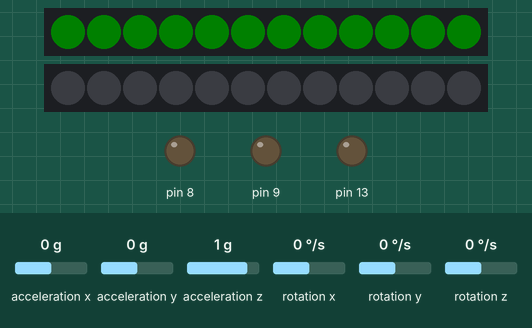
Simulated run of this sketch. Board: Arduino Uno, built with avr-gcc and run on an emulated ATmega328P. Shown: 2 × 12 RGB LEDs in strip order, left to right, output pins drawn as LEDs (lit = HIGH). The test bench sets the inputs (shaded band); at power-on: acceleration x 0 g, acceleration y 0 g, acceleration z 1 g, rotation x 0 °/s, rotation y 0 °/s, rotation z 0 °/s. Dim RGB values are drawn brighter than linear.

Above: at 0.1 s.
At 0.7 s:
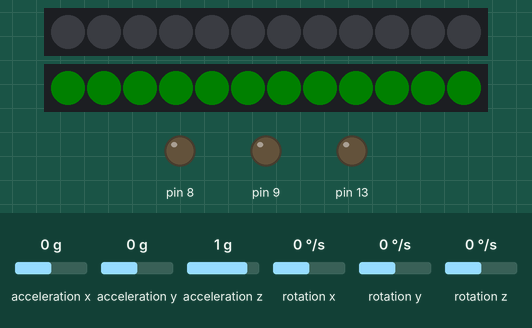
At 2.3 s:
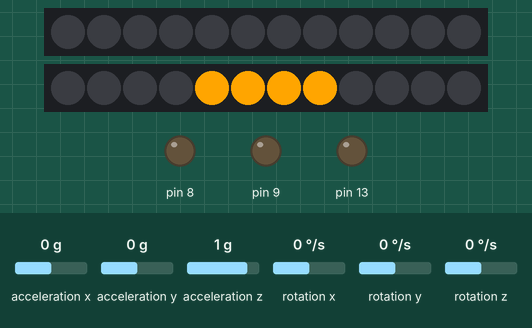

Measured:
- what the display in image 2 shows lasts 0.7 s, from 2.2 s to 2.9 s

The sketch:

project3B-BEST.ino
```cpp
/*  Creative Engineering with Mark Rober
 *    Final submission for Project #3
 *
 *    PROJECT 3B
 *    BEST - Bicycle Etiquette made SmarT
 *
 *
 *  USE AT YOUR OWN RISK
 *
 *  This code comes with no warrantees.
 *  It is probably not fit for use.
 *  There’s probably a better way to do it.
 *  You accept all consequences of downloading and/or running this code.
 *  Seriously, think what you’re doing. Use at your own risk.
 *  Don’t blame me if your house burns down.
 *
*/

// uncomment the following line to enable Serial prints

//#define DEBUG

#ifdef DEBUG
  #define DEBUG_PRINT(x)  Serial.print (x)
#else
  #define DEBUG_PRINT(x)
#endif
#ifdef DEBUG
  #define DEBUG_PRINTLN(x)  Serial.println (x)
#else
  #define DEBUG_PRINTLN(x)
#endif


#include <Adafruit_NeoPixel.h>
#ifdef __AVR__
#include <avr/power.h> // Required for 16 MHz Adafruit Trinket
#endif
#define PIXEL_PIN_LEFT        5
#define PIXEL_PIN_RIGHT        6
#define PIXEL_COUNT_LEFT 12
#define PIXEL_COUNT_RIGHT 12
Adafruit_NeoPixel strip_right (PIXEL_COUNT_RIGHT, PIXEL_PIN_RIGHT, NEO_GRB + NEO_KHZ800);
//Adafruit_NeoPixel strip (PIXEL_COUNT_RIGHT, PIXEL_PIN_RIGHT, NEO_GRB + NEO_KHZ800);
Adafruit_NeoPixel strip_left (PIXEL_COUNT_LEFT, PIXEL_PIN_LEFT, NEO_GRB + NEO_KHZ800);
#define DELAYVAL 50 // Time (in milliseconds) to pause between pixels


// uint32 colour is defined as:
//  red*256*256 + green*256 + blue
#define COLOUR_RED    16711680
#define COLOUR_BLACK  0
#define COLOUR_GREEN  65280
#define COLOUR_BLUE   255
#define COLOUR_YELLOW 16776960
#define COLOUR_ORANGE 16753920


// timer for the heartbeat signal (in multiples of TIMER2 cycles).
#define BLINKINGTIMER 32
#define BLINK_DURATION 4
bool timeToBlink = false;


#include <Wire.h>
#include <MPU6050.h>

MPU6050 mpuLeft;
MPU6050 mpuRight;


#define MPURIGHT  0x68
#define MPULEFT   0x69

boolean leftEnabled = false;
boolean rightEnabled = false;

boolean leftAnimation = false;
boolean rightAnimation = false;

boolean isthisthefirstrun = true;
boolean heartBeatToggle = false;

// size of the moving average window
#define MOVINGAVERAGE  16

// how many cycles your hand needs to be up to activate the turning animation
#define ARM_UP_COUNTER  4


// number of animations after you put your hand down
// this numbers requires more experimental validation
#define NUM_ANIMATIONS  10


// experimentally determined thresholds
// a more sophisticate algorithm is needed but for the time being these seems to work well enough.
#define ARM_UP_ROLL_THRESHOLD_LEFT 15
#define ARM_UP_ROLL_THRESHOLD_RIGHT -15


unsigned char animationCounter = 0;


// vectors used to store the last MOVINGAVERAGE samples
float maRollRight[MOVINGAVERAGE];
float maRollLeft[MOVINGAVERAGE];


//storage variables
boolean toggle0 = 0;
boolean toggle1 = 0;
boolean toggle2 = 0;
boolean newDataAvailable = false;

boolean timeToPlot = false;
boolean stripBlink = false;


boolean isLeftArmUp = false;
unsigned int leftArmUpCounter = 0;

boolean isRightArmUp = false;
unsigned int rightArmUpCounter = 0;

// Timers
unsigned long timer = 0;
unsigned long blinkingCounter = 0;
float timeStep = 0.01;


// Pitch, Roll and Yaw values
float pitchR = 0;
float rollR = 0;
float yawR = 0;
float pitchL = 0;
float rollL = 0;
float yawL = 0;

Vector normLeft;
Vector normRight;
Vector normAccelLeft;
Vector normAccelRight;

unsigned long counter = 0;


void setup() {

  // Serial output
  Serial.begin(115200);

  DEBUG_PRINTLN("LED strip initialisation");
  setupLEDStrip(&strip_right);
  setupLEDStrip(&strip_left);

  DEBUG_PRINTLN("MPU initialisation");
  leftEnabled = setupMPU(&mpuLeft, MPULEFT);
  rightEnabled = setupMPU(&mpuRight, MPURIGHT);


  DEBUG_PRINTLN("Timer initialisation");
  setupTimer();


  DEBUG_PRINTLN("Output pins");

  //set pins as outputs
  pinMode(8, OUTPUT);
  pinMode(9, OUTPUT);
  pinMode(13, OUTPUT);

  DEBUG_PRINTLN("Ready to go!");

}//end setup


void loop() {
  // acquire the data whenever there is a new one available
  if (newDataAvailable == true) {
    newDataAvailable = false;


    // read the new data every 10msec (timer2 /10 = 100Hz)
    if (leftEnabled) {
      normLeft = mpuLeft.readNormalizeGyro();
      normAccelLeft = mpuLeft.readNormalizeAccel();
    }

    if (rightEnabled) {
      normRight = mpuRight.readNormalizeGyro();
      normAccelRight = mpuRight.readNormalizeAccel();
    }

    // calculate the roll (angle of the arm on the sagittal plane) and store it for later calculations
    // not the best approach, but it works.
    maRollRight [counter] = (atan2(normAccelRight.YAxis, normAccelRight.ZAxis) * 180.0) / M_PI;;
    maRollLeft [counter] = (atan2(normAccelLeft.YAxis, normAccelLeft.ZAxis) * 180.0) / M_PI;;

    counter = (counter + 1) % MOVINGAVERAGE;

    // plot only every MOVINGAVERAGE new data
    if (!counter) {
      timeToPlot = true;
    }

  }

  if (timeToPlot) {
    timeToPlot = false;


    // Print the stored data on the serial port for debugging.
    for (int i = 0; i < MOVINGAVERAGE; i++) {
      DEBUG_PRINT(maRollLeft[i]);
      DEBUG_PRINT("\t");
    }
    for (int i = 0; i < MOVINGAVERAGE; i++) {
      DEBUG_PRINT(maRollRight[i]);
      DEBUG_PRINT("\t");
    }
    DEBUG_PRINT("\n");

    /*  This section checks which arm is up.
         Not the best code ever, but somehow it works.
         Good enough for now
    */

    float tempArmAngleLeft = movingAverage(maRollLeft);
    float tempArmAngleRight = movingAverage(maRollRight);

    if (tempArmAngleLeft < ARM_UP_ROLL_THRESHOLD_LEFT) {
      isRightArmUp = false;
      isLeftArmUp = true;
      leftArmUpCounter++;
      rightArmUpCounter = 0;
    } else if (tempArmAngleRight > ARM_UP_ROLL_THRESHOLD_RIGHT) {
      isRightArmUp = true;
      isLeftArmUp = false;
      rightArmUpCounter++;
      leftArmUpCounter = 0;
    }
    else {
      isRightArmUp = false;
      isLeftArmUp = false;
      leftArmUpCounter = 0;
      rightArmUpCounter = 0;
    }


    /*  If one arm is up, it starts the direction indication

    */

    if (leftArmUpCounter > ARM_UP_COUNTER) {
      leftAnimation = true;
      rightAnimation = false;
      animationCounter = 0;
    }

    if (rightArmUpCounter > ARM_UP_COUNTER) {
      rightAnimation = true;
      leftAnimation = false;
      animationCounter = 0;
    }

  } // timeToPlot

  // LED animations are plot here.
  // note: each animation actually stops everything else.

  if ((animationCounter < NUM_ANIMATIONS) && leftAnimation) {
    // this stops everything else, but at least it's only once per cycle...
    animateStrip(&strip_left, COLOUR_ORANGE, DELAYVAL);
    if (!isLeftArmUp) {
      animationCounter++;
    }
  }

  if ((animationCounter < NUM_ANIMATIONS) && rightAnimation) {
    // this stops everything else, but at least it's only once per cycle...
    animateStrip(&strip_right, COLOUR_ORANGE, DELAYVAL);
    if (!isRightArmUp) {
      animationCounter++;
    }
  }


  // clears everything up after displaying NUM_ANIMATIONS
  if (animationCounter == NUM_ANIMATIONS) {
    animationCounter = 0;
    leftAnimation = false;
    rightAnimation = false;
    strip_left.clear(); // Set all pixel colors to 'off'
    strip_left.show();
    strip_right.clear(); // Set all pixel colors to 'off'
    strip_right.show();
  }

  // DEBUG_PRINTLN(blinkingCounter);
  if (timeToBlink && !leftAnimation && !rightAnimation) {
    // for future use
    // heartBeatToggle = !heartBeatToggle;
    /*    if (heartBeatToggle) {
          blinkStrip(&strip_right, COLOUR_BLUE, 0);
        }
        else {
          blinkStrip(&strip_left, COLOUR_GREEN, 0);
        }
    */
    blinkStrip(&strip_right, COLOUR_RED, BLINK_DURATION);
    blinkStrip(&strip_left, COLOUR_RED, BLINK_DURATION);

  }


} // loop ()


/* calculate the average of the input vector
    useful to remove some noise in the measurements
*/
float movingAverage (float* inputData) {
  float temp = 0;
  for (int i = 0; i < MOVINGAVERAGE; i++) {
    temp = temp + inputData[i];
  }
  return temp / MOVINGAVERAGE;
}


/* Blinking direction lights
    The animation could be better, but for the time being it should be fine.
*/
bool blinkLED = false;

void animateStrip (Adafruit_NeoPixel* strip, uint32_t color, int wait) {
  blinkLED = !blinkLED;
  if (blinkLED ) {
    symmetricalPartialFill (strip, color, wait);
    delay(wait * 10);
  } else {
    symmetricalPartialFill (strip, COLOUR_BLACK, wait);
  }
}

void animateStripReverse (Adafruit_NeoPixel* strip, uint32_t color, int wait) {
  blinkLED = !blinkLED;
  if (blinkLED ) {
    symmetricalFillReverse (strip, color, wait);
    delay(wait * 10);
  } else {
    symmetricalFillReverse (strip, COLOUR_BLACK, wait);
  }
}

void symmetricalFill (Adafruit_NeoPixel* strip, uint32_t color, int wait) {
  for (int i = 0; i < (strip->numPixels() / 2); i++) { // For each pixel in strip->..
    strip->setPixelColor(i, color);         //  Set pixel's color (in RAM)
    strip->setPixelColor(strip->numPixels() - i - 1, color);     //  Set pixel's color (in RAM)
    strip->show();                          //  Update strip to match
    delay(wait);                           //  Pause for a moment
  }
}

void symmetricalFillReverse (Adafruit_NeoPixel* strip, uint32_t color, int wait) {
  for (int i = strip->numPixels() / 2; i >= 0; i--) { // For each pixel in strip->..
    strip->setPixelColor(i, color);         //  Set pixel's color (in RAM)
    strip->setPixelColor(strip->numPixels() - i - 1, color);     //  Set pixel's color (in RAM)
    strip->show();                          //  Update strip to match
    delay(wait);                           //  Pause for a moment
  }
}


// numbver of LEDs to be active at all times
int nNumeroLed = 3;

void symmetricalPartialFill (Adafruit_NeoPixel* strip, uint32_t color, int wait) {
  for (int i = 0; i < (strip->numPixels() / 2); i++) { // For each pixel in strip->..
    strip->setPixelColor(i - 1, COLOUR_BLACK);       //  Set pixel's color (in RAM)
    strip->setPixelColor(strip->numPixels() - i, COLOUR_BLACK);       //  Set pixel's color (in RAM)

    for (int j = 0; j < nNumeroLed; j++) {
      strip->setPixelColor(i + j, color);       //  Set pixel's color (in RAM)
      strip->setPixelColor(strip->numPixels() - i - j - 1, color);   //  Set pixel's color (in RAM)
      strip->show();                          //  Update strip to match
    }
    delay(wait);                           //  Pause for a moment
  }
}

void symmetricalPartialFillReverse (Adafruit_NeoPixel* strip, uint32_t color, int wait) {
  for (int i = strip->numPixels() / 2; i >= 0; i--) { // For each pixel in strip->..
    strip->setPixelColor(i, color);         //  Set pixel's color (in RAM)
    strip->setPixelColor(strip->numPixels() - i - 1, color);     //  Set pixel's color (in RAM)
    strip->show();                          //  Update strip to match
    delay(wait);                           //  Pause for a moment
  }
}


void blinkStrip(Adafruit_NeoPixel* strip, uint32_t color, int wait) {
  for (int i = 0; i < strip->numPixels(); i++) { // For each pixel in strip->..
    strip->setPixelColor(i, color);         //  Set pixel's color (in RAM)
    strip->show();                          //  Update strip to match
    delay(wait);                           //  Pause for a moment
  }
  for (int i = 0; i < strip->numPixels(); i++) { // For each pixel in strip->..
    strip->setPixelColor(i, 0);         //  Set pixel's color (in RAM)
    strip->show();                          //  Update strip to match
  }

}


void colorWipe(Adafruit_NeoPixel* strip, uint32_t color, int wait) {
  for (int i = 0; i < strip->numPixels(); i++) { // For each pixel in strip->..
    strip->setPixelColor(i, color);         //  Set pixel's color (in RAM)
    strip->show();                          //  Update strip to match
    delay(wait);                           //  Pause for a moment
  }
}


ISR(TIMER0_COMPA_vect) {
  // void for now

}


unsigned long t2counter = 0;
unsigned long t1counter = 0;
unsigned long t0counter = 0;


ISR(TIMER1_COMPA_vect) {
  // Timer 1 : 1 second
  //DEBUG_PRINTLN("Time to plot");
  // timeToPlot = true;

    // heartbeat to confirm everything is working
    // doubles up as alert for drivers coming from behind
//    blinkingCounter = (blinkingCounter + 1) % BLINKINGTIMER;
  if ((t1counter++ % BLINK_DURATION) == 0)
  {
    timeToBlink = true;

  }
  else {
        timeToBlink = false;
    }

}

ISR(TIMER2_COMPA_vect) {
  //Timer 2 at 1kHz
  // data acquisition at 100 Hz
  // -> division by 10 of the counter
  if ((t2counter++ % 10) == 0)
  {
    //DEBUG_PRINTLN(millis());
    //DEBUG_PRINTLN(t2counter);
    newDataAvailable = true;
  }
}


void setupTimer() {
  // calculations from http://www.8bit-era.cz/arduino-timer-interrupts-calculator.html

  // TIMER 1 for interrupt frequency 10 Hz:
  cli(); // stop interrupts
  TCCR1A = 0; // set entire TCCR1A register to 0
  TCCR1B = 0; // same for TCCR1B
  TCNT1  = 0; // initialize counter value to 0
  // set compare match register for 10 Hz increments
  OCR1A = 24999; // = 16000000 / (64 * 10) - 1 (must be <65536)
  // turn on CTC mode
  TCCR1B |= (1 << WGM12);
  // Set CS12, CS11 and CS10 bits for 64 prescaler
  TCCR1B |= (0 << CS12) | (1 << CS11) | (1 << CS10);
  // enable timer compare interrupt
  TIMSK1 |= (1 << OCIE1A);

  // Clear registers
  TCCR2A = 0;
  TCCR2B = 0;
  TCNT2 = 0;
  // 1000 Hz (16000000/((124+1)*128))
  OCR2A = 124;
  TCCR2A |= (1 << WGM21);
  TCCR2B |= (1 << CS22) | (1 << CS20);
  TIMSK2 |= (1 << OCIE2A);
  sei();
}


// all DEBUG_PRINT() instructions could be removed without problems.
boolean setupMPU (MPU6050* mpu, int MPU_address) {
  // Initialize MPU6050
  unsigned int counter = 0;
  //DEBUG_PRINTLN (MPU_address, HEX);
  while (!mpu->begin(MPU6050_SCALE_2000DPS, MPU6050_RANGE_2G, MPU_address))
  {
    DEBUG_PRINT(counter++);
    DEBUG_PRINT(": Could not find a valid MPU6050 sensor at 0x");
    DEBUG_PRINT (String(MPU_address, HEX));
    DEBUG_PRINTLN(", check wiring!");
    delay(500);
  }
  DEBUG_PRINTLN("Calibration!");

  // Calibrate gyroscope. The calibration must be at rest.
  // If you don't want calibrate, comment this line.
  mpu->calibrateGyro();

  // Set threshold sensivty. Default 3.
  // If you don't want use threshold, comment this line or set 0.
  mpu->setThreshold(3);

  DEBUG_PRINT("MPU6050 sensor at 0x");
  DEBUG_PRINT (String(MPU_address, HEX));
  DEBUG_PRINTLN(" ready!");
  return true;
}


boolean setupLEDStrip(Adafruit_NeoPixel* strip) {
  // TODO: accept different strips as input
  // useful when there will be 2
  strip->begin(); // INITIALIZE NeoPixel strip object (REQUIRED)

  // quick flash to confirm that the LEDs are connected and working
  for (int i = 0; i < 2; i++) {
    colorWipe(strip, stripColor(  0,   5,   0), 0);
    delay(100);
    colorWipe(strip, COLOUR_BLACK, 0);
    delay(100);
  }

  strip->clear(); // Set all pixel colors to 'off'
  strip->show();
  return true;
}


uint32_t stripColor (char red, char green, char blue) {
  return ((uint32_t)red << 16) | ((uint32_t)green <<  8) | blue;
}
```
